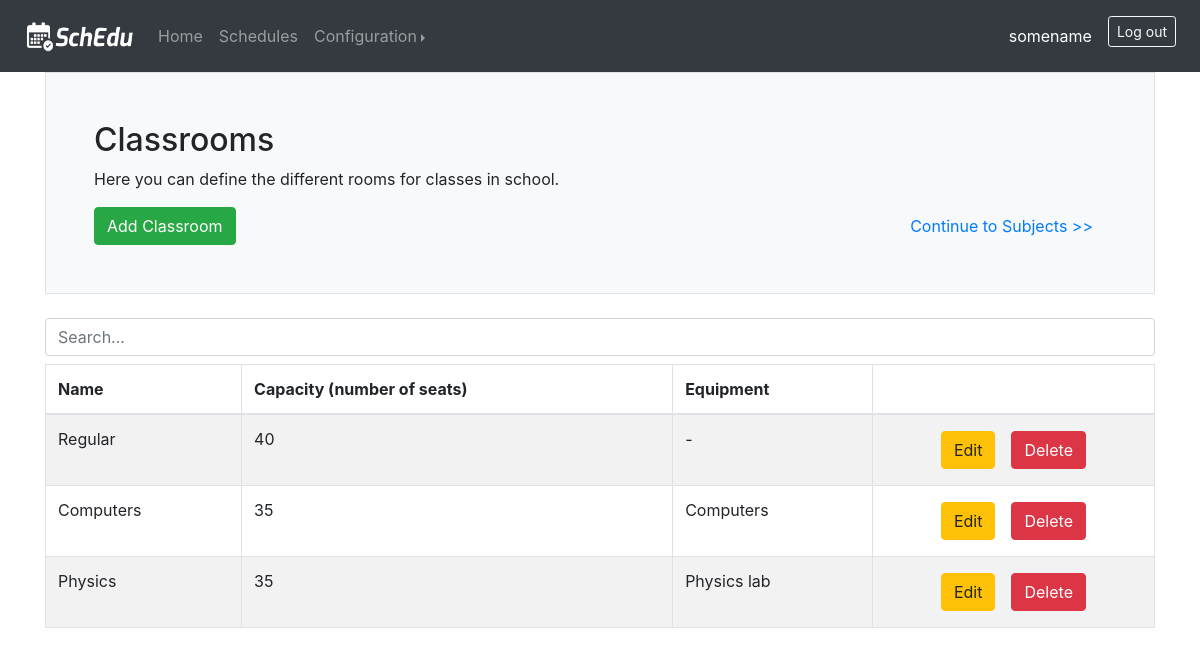
Page /classrooms (signed in) on the committed database.
### web_app/models.py (models this page shows, shortened)
class User(db.Model, UserMixin):
    id = db.Column(db.Integer, primary_key=True)
    email = db.Column(db.String(150), unique=True)
    name = db.Column(db.String(150))
    password = db.Column(db.String(150))
    classtimes = db.relationship('ClassTime', backref='user')
    days = db.relationship('Day', backref='user')
    classrooms = db.relationship('Classroom', backref='user')
    equipments = db.relationship('Equipment', backref='user')
    subjects = db.relationship('Subject', backref='user')
    students_groups = db.relationship('StudentsGroup', backref='user')
    teachers = db.relationship('Teacher', backref='user')
    classes = db.relationship('CourseClass', backref='user')
    schedules = db.relationship('Schedule', backref='user')

class Classroom(db.Model):
    classroom_id = db.Column(db.Integer, primary_key=True)
    name = db.Column(db.String(20))
    num_seats = db.Column(db.Integer)
    equipment_id = db.Column(db.Integer, db.ForeignKey('equipment.equipment_id'))
    equipment = db.relationship('Equipment', uselist=False, back_populates='classroom')
    user_id = db.Column(db.Integer, db.ForeignKey('user.id'))
    schedule_id = db.Column(db.Integer, db.ForeignKey('schedule.schedule_id'))
    classes = db.relationship('CourseClass', backref='classroom')

class Equipment(db.Model):
    equipment_id = db.Column(db.Integer, primary_key=True)
    computers_lab = db.Column(db.Boolean)
    physics_lab = db.Column(db.Boolean)
    chemistry_lab = db.Column(db.Boolean)
    biology_lab = db.Column(db.Boolean)
    course_class = db.relationship('CourseClass', back_populates='equipment_required')
    classroom = db.relationship('Classroom', back_populates='equipment')
    user_id = db.Column(db.Integer, db.ForeignKey('user.id'))
    schedule_id = db.Column(db.Integer, db.ForeignKey('schedule.schedule_id'))
    def __str__(self):
        has_equipment = False
        description = ""
        if self.computers_lab:
            description += "Computers"
            has_equipment = True
        if self.physics_lab:
            if has_equipment:
                description += ", Physics lab"
            else:
                description += "Physics lab"
                has_equipment = True
        if self.chemistry_lab:
            if has_equipment:
                description += ", Chemistry lab"
            else:
                description += "Chemistry lab"
                has_equipment = True
        if self.biology_lab:
            if has_equipment:
                description += ", Biology lab"
            else:
                description += "Biology lab"
                has_equipment = True
        if not has_equipment:
            description += " - "
        return description

### web_app/views.py (the view)
@views.route('/classrooms', methods=['GET', 'POST'])
@login_required
def classrooms():
    if request.method == 'POST':
        name = request.form['name']
        num_seats = int(request.form['num_seats'])
        computers_lab = equipment_options[0] in request.form
        physics_lab = equipment_options[1] in request.form
        chemistry_lab = equipment_options[2] in request.form
        biology_lab = equipment_options[3] in request.form
        new_cr_equipment = Equipment(computers_lab=computers_lab, physics_lab=physics_lab, chemistry_lab=chemistry_lab, biology_lab=biology_lab, user=current_user)
        db.session.add(new_cr_equipment)
        db.session.flush()
        new_classroom = Classroom(name=name, num_seats=num_seats, equipment=new_cr_equipment, user=current_user)
        db.session.add(new_classroom)
        db.session.commit()
        return redirect(url_for('views.classrooms'))
    else:
        classrooms = current_user.classrooms
        return render_template('classrooms.html', user=current_user, classrooms=classrooms, equipment_options=equipment_options)

### web_app/templates/classrooms.html (shortened to what this page needs)
{% extends 'base.html' %}
{% block body %}
    <div class="h-100 p-5 bg-light border rounded-3">
        <h2>Classrooms</h2>
        <p>Here you can define the different rooms for classes in school.</p>
        <div class="row">
            <div class="col">
                <button type="button" class="btn btn-success" data-toggle="modal" data-target="#addModal">Add Classroom</button>
            </div>
            <div class="col text-right">
                <a type="button" class="btn btn-link" href="{{ url_for('views.subjects') }}">Continue to Subjects >></a>
            </div>
        </div>
    </div>
    <br>
    {% if classrooms|length > 0 %}
        <input class="form-control mb-2" id="myInput" type="text" placeholder="Search...">
        <div class="table-responsive-md">
            <table class="table table-bordered table-striped">
                <thead>
                <tr>
                    <th>Name</th>
                    <th>Capacity (number of seats)</th>
                    <th>Equipment</th>
                    <th></th>
                </tr>
                </thead>
                <tbody id="myTable">
                {% for classroom in classrooms %}
                    <tr>
                        <td>{{ classroom.name }}</td>
                        <td>{{ classroom.num_seats }}</td>
                        <td>{{ classroom.equipment.__str__() }}</td>
                        <td>
                            <div class="row justify-content-center">
                                <form method="post" action="{{ url_for('views.edit_classroom') }}">
                                    <button class="btn btn-warning ml-2 mr-2 mt-1 mb-1" type="submit">Edit</button>
                                </form>
                                <form method="post" action="{{ url_for('views.delete_cr') }}">
                                    <button class="btn btn-danger ml-2 mr-2 mt-1 mb-1" type="submit">Delete</button>
                                </form>
                            </div>
                        </td>
                    </tr>
                {% endfor %}
                </tbody>
            </table>
        </div>
    {% else %}
        <h6>Currently there are no classrooms</h6>
    {% endif %}
{% endblock %}

### web_app/templates/base.html (shortened to what this page needs)
<!DOCTYPE html>
<html lang="en">
<head>
    <link rel="stylesheet" href="https://stackpath.bootstrapcdn.com/bootstrap/4.3.1/css/bootstrap.min.css">
    <link rel="stylesheet" href="https://cdn.jsdelivr.net/npm/bootstrap-select@1.13.14/dist/css/bootstrap-select.min.css">
</head>
<body>
    <nav class="navbar navbar-expand-lg navbar-dark bg-dark">
        <a class="navbar-brand ml-2" href="{{url_for('views.home')}}">
          <img src="/static/photos/navbarLogo.png" width="110" height="32" alt="">
        </a>
        <div class="collapse navbar-collapse" id="navbar">
          {% if user.is_authenticated %}
            <ul class="navbar-nav mr-auto">
              <li class="nav-item">
                <a class="nav-link" href="{{url_for('views.home')}}">Home <span class="sr-only">(current)</span></a>
              </li>
              <li class="nav-item">
                <a class="nav-link" href="{{ url_for('views.schedules') }}">Schedules</a>
              </li>
              <li class="nav-item dropdown">
                <div class="btn-group dropright">
                  <a class="nav-link dropdown-toggle" href="http://example.com" id="dropdown01" data-toggle="dropdown" aria-haspopup="true" aria-expanded="false">Configuration</a>
                </div>
              </li>
            </ul>
            <ul class="navbar-nav ml-auto">
              <li class="nav-item active">
                <a class="nav-link mr-2 mt-2 mb-2">{{ user.name }}<span class="sr-only">(current)</span></a>
              </li>
              <li class="nav-item">
                <a class="btn btn-outline-light mr-2 mt-2 mb-2 btn-sm" href="{{ url_for('auth.logout') }}">Log out</a>
              </li>
            </ul>
          {% endif %}
        </div>
    </nav>
    <div class="container">
      {% block body %} {% endblock %}
    </div>
</body>
</html>

### rows in the picture
User: name "somename"
Classroom: name "Regular", num_seats "40", equipment.__str__ "-"
Classroom: name "Computers", num_seats "35", equipment.__str__ "Computers"
Classroom: name "Physics", num_seats "35", equipment.__str__ "Physics lab"
